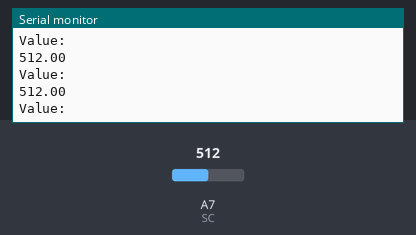
Bench run of a sketch on a simulated Arduino Nano, built with avr-gcc and run on an emulated ATmega328P. On the bench: the last lines printed to the serial monitor. The test bench sets the inputs (shaded band); at power-on: A7 (SC) = 512.

Above: at 6.2 s.
6.3 s: A7 (SC) set to 440
At 7.3 s:
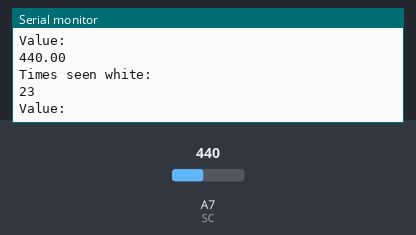
7.9 s: A7 (SC) set to 468
At 8.6 s:
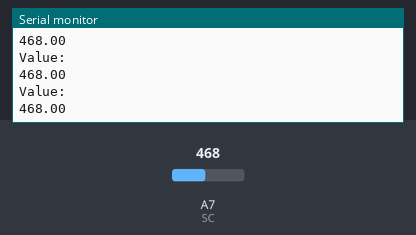
13.9 s: A7 (SC) set to 268
At 14.8 s:
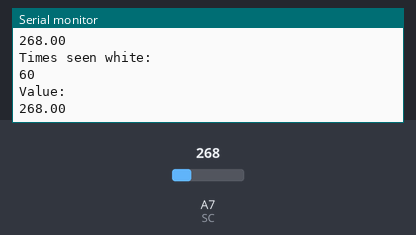
16.9 s: A7 (SC) set to 242
At 18.0 s:
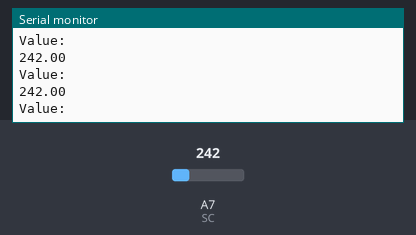
Timing chart, 0 to 19.4 s (numbered marks = the images above; inputs shaded):
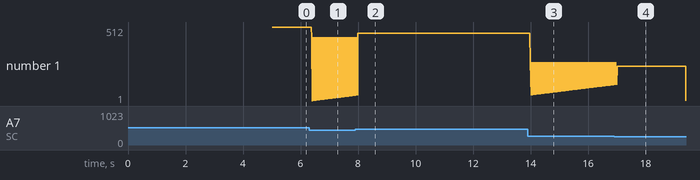

The sketch:

value_change.ino
```cpp
//sensor_colour
#define SC A7                                     // QTR-1A Reflectance Sensor (analog)

int white_times = 0;

void setup()
{
  // put your setup code here, to run once:
  pinMode (SC, INPUT);
  Serial.begin(9600);
  delay(5000);
}

void loop()
{

  // put your main code here, to run repeatedly:
  float colour_sensor = analogRead(SC);
  delay(10);
  Serial.println("Value:");
  Serial.println(colour_sensor);
  if (colour_sensor >= 250 && colour_sensor <= 450)
  {
    white_times = white_times + 1;
    Serial.println("Times seen white:");
    Serial.println(white_times);
  }


}


// COLOUR BANDS (DEBUGGING)
// White = 360-400
// Black = 930-1023
// Blue = 60-90
// Yellow = 45-59
// Red = 35-44
```

Measured:
- the behaviour switches between 450 and 451 on A7 (SC) (found by bisection; images 1 and 2)
- the behaviour switches between 250 and 249 on A7 (SC) (found by bisection; images 3 and 4)
- after the input at 6.3 s, the serial monitor: prints a new line after 0.08 s (image 1)
- after the input at 13.9 s, the serial monitor: prints a new line after 0.09 s (image 3)
- plotted number 1: 512 → 440 after the input at 6.3 s, 468 → 268 after the input at 13.9 s
